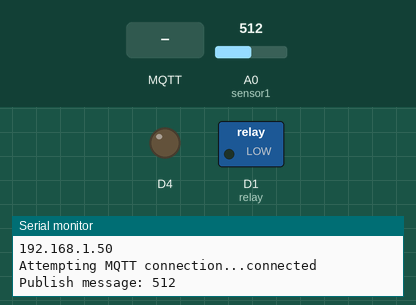
A sketch run on a simulated ESP8266 (NodeMCU). Parts: switched loads named in the sketch (green lamp = pin HIGH), output pins drawn as LEDs (lit = HIGH), the last lines printed to the serial monitor. Dashed ring = blinking. The test bench sets the inputs (shaded band); at power-on: A0 (sensor1) = 512. WiFi joins after 1.5 s; servers stay silent unless stated; random numbers use the default seed unless the sketch sets one; no MQTT or app messages arrive unless stated.

Above: at 2.7 s.
2.8 s: MQTT message "3" arrives on the first subscribed topic
At 4.6 s:
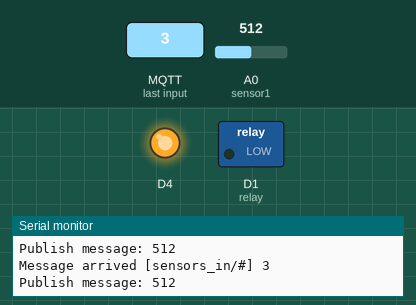
6.8 s: MQTT message "2" arrives on the first subscribed topic
8.3 s: MQTT message "on" arrives on the first subscribed topic
At 8.9 s:
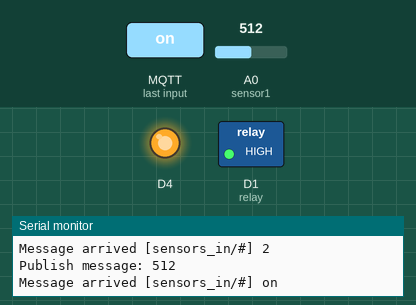
9.8 s: MQTT message "3" arrives on the first subscribed topic
At 10.5 s:
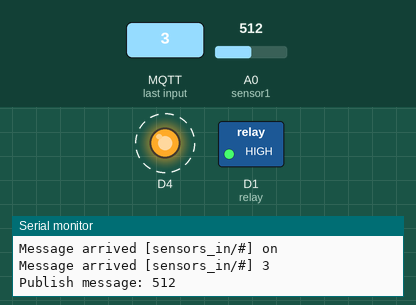
Timing chart, 0 to 14.6 s (numbered marks = the images above; inputs shaded):
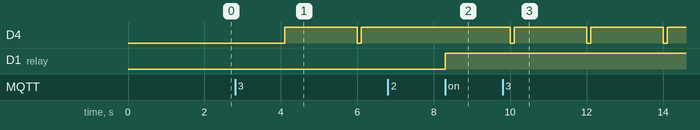

Measured:
- after the input at 2.8 s, D4: LOW → HIGH after 1.3 s, → LOW 1.9 s later, → HIGH 0.10 s later
- after the input at 8.3 s, D1 (relay): LOW → HIGH at once
- after the input at 9.8 s, D4: alternates HIGH for 1.9 s and LOW for 0.10 s, starting after 0.21 s

The sketch:

ar-mqtt.ino
```cpp
#include <ESP8266WiFi.h>
#include <PubSubClient.h>

// Update these with values suitable for your network.

const char* ssid = "nortee";
const char* password = "0962757954";
const char* mqtt_server = "broker.mqttdashboard.com";

const int mqttPort = 1883;
const char* mqttUser = "mqtt-server";
const char* mqttPassword = "pnueng60";

long val = 0;
long val2 = 0;

boolean auto_mode = false; //true

int sensor1 = A0;
int sensor2 = D2;
int relay = D1;

WiFiClient espClient;
PubSubClient client(espClient);
long lastMsg = 0;
char msg[50];
char msg2[50];
int value = 0;

void setup_wifi() {

  delay(10);
  // We start by connecting to a WiFi network
  Serial.println();
  Serial.print("Connecting to ");
  Serial.println(ssid);

  WiFi.begin(ssid, password);

  while (WiFi.status() != WL_CONNECTED) {
    delay(500);
    Serial.print(".");
  }

  randomSeed(micros());

  Serial.println("");
  Serial.println("WiFi connected");
  Serial.println("IP address: ");
  Serial.println(WiFi.localIP());
}

void callback(char* topic, byte* payload, unsigned int length) {
  Serial.print("Message arrived [");
  Serial.print(topic);
  Serial.print("] ");
  for (int i = 0; i < length; i++) {
    Serial.print((char)payload[i]);
  }
  Serial.println();
  if((char)payload[0] == '3'){
    auto_mode = true;
    return;
    }
  else if((char)payload[0] == '2'){
    auto_mode = false;
    return;
    }
  if (auto_mode == true){
    return;
    }

  // Switch on the LED if an 1 was received as first character
  if ((char)payload[0] == '1') {
    digitalWrite(BUILTIN_LED, LOW);   // Turn the LED on (Note that LOW is the voltage level
    digitalWrite(relay, LOW);
    // but actually the LED is on; this is because
    // it is acive low on the ESP-01)
  } else {
    digitalWrite(BUILTIN_LED, HIGH);  // Turn the LED off by making the voltage HIGH
    digitalWrite(relay, HIGH);
  }

}

void reconnect() {
  // Loop until we're reconnected
  while (!client.connected()) {
    Serial.print("Attempting MQTT connection...");
    // Create a random client ID
    String clientId = "ESP8266Client-";
    clientId += String(random(0xffff), HEX);
    // Attempt to connect
    if (client.connect("pnu_mqtt", mqttUser, mqttPassword)) {
      Serial.println("connected");
      // Once connected, publish an announcement...
      client.publish("sensors_out/moisture", "my name is aina");
      client.publish("sensors_out/dht", "my name is pang");
      // ... and resubscribe
      client.subscribe("sensors_in/#");
    } else {
      Serial.print("failed, rc=");
      Serial.print(client.state());
      Serial.println(" try again in 5 seconds");
      // Wait 5 seconds before retrying
      delay(5000);
    }
  }
}

void setup() {
  pinMode(BUILTIN_LED, OUTPUT);     // Initialize the BUILTIN_LED pin as an output
  pinMode(sensor1, INPUT);
  pinMode(sensor2, INPUT);
  pinMode(relay, OUTPUT);
  Serial.begin(115200);
  setup_wifi();
  client.setServer(mqtt_server, mqttPort);
  client.setCallback(callback);
}

void loop() {

  if (!client.connected()) {
    reconnect();
  }
  client.loop();

  long now = millis();
  if (now - lastMsg > 2000) {
    lastMsg = now;
    ++value;

    //read the input from sensor here
    int temp = analogRead(sensor1);
    int ph = analogRead(sensor2);
    if(auto_mode == true){
      //put something here when automode is on
        digitalWrite(BUILTIN_LED, LOW);
        delay(100);
        digitalWrite(BUILTIN_LED, HIGH);

//      return;
      }
    // put something here when in manual mode
//    snprintf (msg, 75, "aina really love pang #%ld", value);
    snprintf(msg, 75, "%ld", temp);
    snprintf(msg2, 75, "%ld", ph);
    Serial.print("Publish message: ");
    Serial.println(msg);
//    client.publish("sensors_out/ph", msg);
    client.publish("sensors_out/tem", msg);
    client.publish("sensors_out/ph", msg2);
  }
}
```
